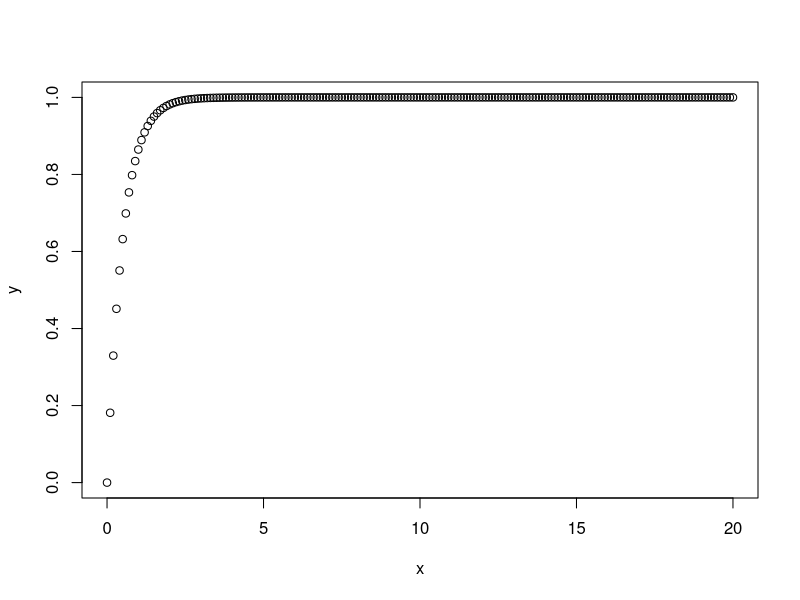
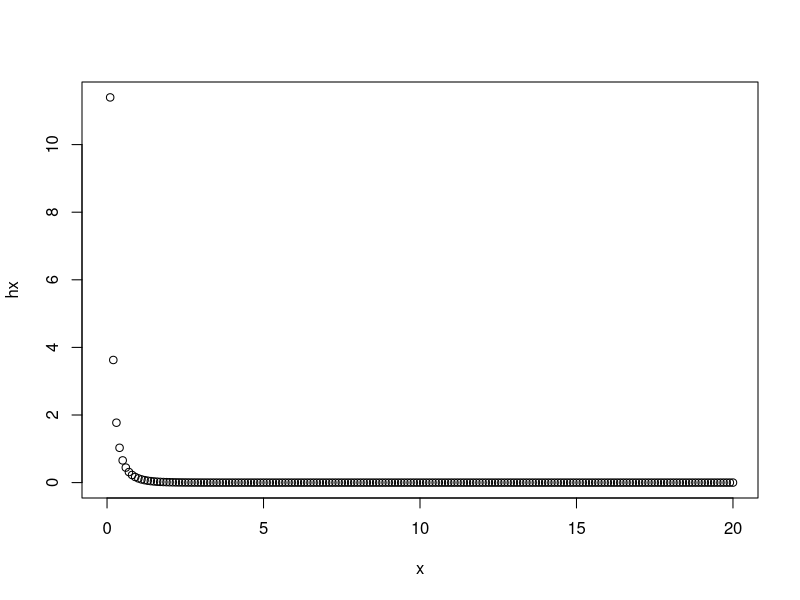
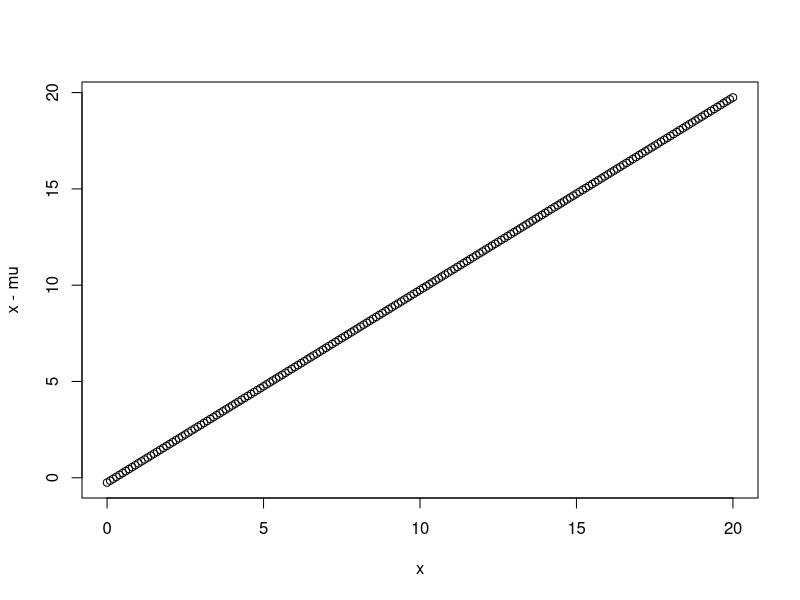
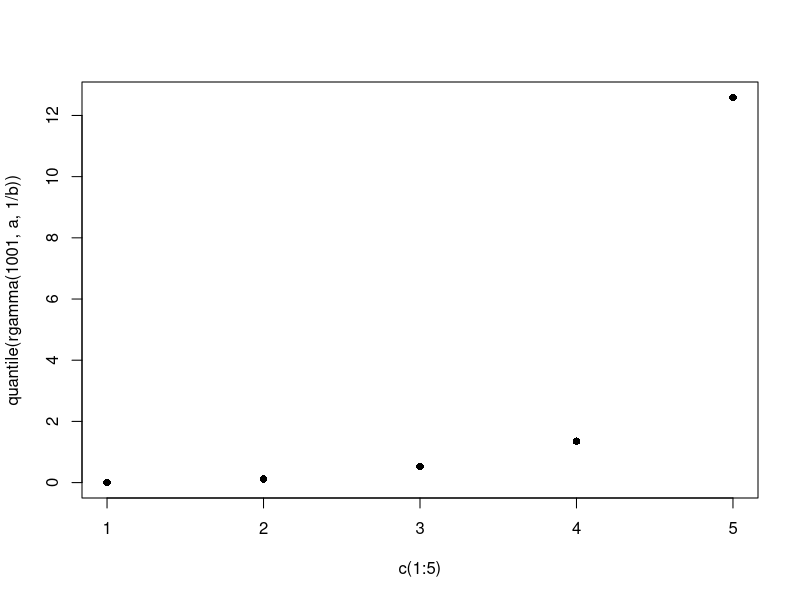

Write R code to recreate these figures, in order. (Note: this script raises an error after producing the figures.)
        # Q1.ii) GAMMA DISTN


    # ALT 2
a<-0.5;b<-2
x<-seq(0,20,0.1);x
y<-1-exp(-b*x);y
# SURVIVAL FUNCTION
plot(x,y)
# !!!! SOME MISTAKE .... ERLANG DISTN !!! 

# HAZARD FUNCTION
hx<-(b^a)*(x^(a-1))*(1-y)/factorial(a-1)/(y);hx
plot(x,hx)

# CUMULATIVE HAZARD FUNCTION
Hx<-

# MEAN RESIDUAL LINE
mu<-a/b
plot(x,x-mu)

#QUANTILES
plot(c(1:5),quantile(rgamma(1001,a,1/b)),pch=16)


        # ALT 2
a<-0.5;b<-2
x<-seq(0,5,0.1);x
y<-integrate((b^a)*(x^(a-1))*(exp(-b*x))/factorial(a-1),0,x);y
# SURVIVAL FUNCTION
plot(x,y)

# HAZARD FUNCTION
hx<-(b^a)*(x^(a-1))*(1-y)/factorial(a-1)/(y);hx
plot(x,hx)

# CUMULATIVE HAZARD FUNCTION
Hx<-
  
  # MEAN RESIDUAL LINE
  mu<-0.5
plot(x,x-mu)